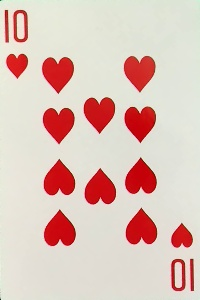
#> input picture retos_examenes/examen_parcial/data/imagenes_referencia/10_CORAZONES_1.jpg, 200 x 300 px, found by its file name; its folder holds 4 pictures in this run
$ python test_todas_rojas.py
#> lines starting #> are read from the running program, lines starting #| are printed output that depends on the picture
### retos_examenes/examen_parcial/config/settings.py
"""
Configuración global del proyecto de reconocimiento de cartas.
Centraliza todas las constantes para facilitar ajustes.

TÉCNICAS UTILIZADAS:
    ✅ Visión artificial clásica
    ✅ Template matching (correlación normalizada)
    ✅ Segmentación por color HSV
    ✅ Operaciones morfológicas
    ❌ SIN Machine Learning
    ❌ SIN Redes Neuronales
"""

import numpy as np
import os

RTSP_URL = 'rtsp://172.20.10.8:8080/h264.sdp'


# PARÁMETROS DE VISIÓN ARTIFICIAL


# Dimensiones normalizadas de la carta (en píxeles)
CARD_WIDTH = 200
CARD_HEIGHT = 300

# Región de Interés (ROI) para el valor y palo en la esquina superior izquierda
# Formato: (x_inicio, y_inicio, ancho, alto)
ROI_CORNER_VALUE = (0, 3, 85, 50)  # más ancho para capturar "10" completo
ROI_CORNER_SUIT = (5, 50, 40, 40)  # Sin cambios


# CALIBRACIÓN DE COLORES HSV (RESULTADO DE FASE 2)

# Estos valores deben ser actualizados después de ejecutar 1_calibrar_hsv.py
# IMPORTANTE: Estos valores son para DETECTAR EL TAPETE (fondo verde)

# VALORES ACTUALIZADOS DESDE TU CALIBRACIÓN:
LOWER_COLOR_FONDO = np.array([35, 153, 0])
UPPER_COLOR_FONDO = np.array([105, 255, 255])

# Valores HSV para detectar ROJOS (corazones y diamantes)
LOWER_RED_HSV_1 = np.array([0, 30, 30])    # Rojo en rango bajo
UPPER_RED_HSV_1 = np.array([15, 255, 255])
LOWER_RED_HSV_2 = np.array([150, 30, 30])  # Menos saturación
UPPER_RED_HSV_2 = np.array([179, 255, 255])


# PROCESAMIENTO DE IMAGEN


# Parámetros de GaussianBlur
BLUR_KERNEL_SIZE = (5, 5)
BLUR_SIGMA = 0  # 0 = calculado automáticamente

# Parámetros de umbralización
THRESHOLD_VALUE = 150      # Valor para separar carta del fondo
THRESHOLD_MAX = 255        # Valor máximo en imagen binaria

# Filtros de contornos
MIN_CONTOUR_AREA = 5000    # Área mínima para considerar una carta válida
EPSILON_FACTOR = 0.03      # Factor para aproximación poligonal (3% del perímetro)


# TEMPLATE MATCHING (TÉCNICA PRINCIPAL DE CLASIFICACIÓN)


# Dimensiones de los templates
TEMPLATE_VALUE_SIZE = (30, 50)   # Ancho x Alto para valores (AS, 2-10, J, Q, K)
TEMPLATE_SUIT_SIZE = (40, 40)    # Ancho x Alto para símbolos de palos

# Método de matching de OpenCV
# Opciones: cv2.TM_CCOEFF_NORMED, cv2.TM_CCORR_NORMED, cv2.TM_SQDIFF_NORMED
TEMPLATE_MATCHING_METHOD = 'TM_CCOEFF_NORMED'

# Umbral mínimo para considerar un match válido (0.0 a 1.0)
TEMPLATE_MATCH_THRESHOLD = 0.35


# RUTAS Y DIRECTORIOS


# Directorio base del proyecto
BASE_DIR = os.path.dirname(os.path.dirname(os.path.abspath(__file__)))

# Directorios de datos
DATA_DIR = os.path.join(BASE_DIR, 'data')
REFERENCE_DIR = os.path.join(DATA_DIR, 'imagenes_referencia')
TEMPLATES_DIR = os.path.join(DATA_DIR, 'templates')
TEMPLATES_VALUES_DIR = os.path.join(TEMPLATES_DIR, 'valores')
TEMPLATES_SUITS_DIR = os.path.join(TEMPLATES_DIR, 'palos')

# Crear directorios si no existen
for directory in [DATA_DIR, REFERENCE_DIR, TEMPLATES_DIR,
                TEMPLATES_VALUES_DIR, TEMPLATES_SUITS_DIR]:
    os.makedirs(directory, exist_ok=True)
#> further down, carta is the input picture: shape (300, 200, 3); mean B, G, R 185.9, 194.7, 222.4


# DEFINICIÓN DE CARTAS


# Valores de las cartas (en orden)
CARD_VALUES = ['AS', '2', '3', '4', '5', '6', '7', '8', '9', '10', 'J', 'Q', 'K']

# Palos de las cartas
CARD_SUITS = ['PICAS', 'CORAZONES', 'DIAMANTES', 'TREBOLES']

# Diccionario de colores por palo (para validación)
SUIT_COLORS = {
    'PICAS': 'negro',
    'CORAZONES': 'rojo',
    'DIAMANTES': 'rojo',
    'TREBOLES': 'negro'
}

# Todas las cartas posibles (52)
ALL_CARDS = [f"{value}_{suit}" for value in CARD_VALUES for suit in CARD_SUITS]


# PARÁMETROS DE VISUALIZACIÓN


# Colores para dibujar (formato BGR)
COLOR_GREEN = (0, 255, 0)      # Verde para contornos válidos
COLOR_RED = (0, 0, 255)        # Rojo para contornos inválidos
COLOR_BLUE = (255, 0, 0)       # Azul para ROIs
COLOR_YELLOW = (0, 255, 255)   # Amarillo para texto
COLOR_WHITE = (255, 255, 255)  # Blanco para texto principal

# Parámetros de texto
FONT = 'FONT_HERSHEY_SIMPLEX'
FONT_SCALE = 0.7
FONT_THICKNESS = 2

# Tamaño de ventanas de visualización
DISPLAY_WIDTH = 800
DISPLAY_HEIGHT = 600


# CONFIGURACIÓN DE CAPTURA


# Tiempo mínimo entre capturas (segundos)
CAPTURE_COOLDOWN = 0.5

# Número mínimo de capturas por carta recomendado
MIN_CAPTURES_PER_CARD = 4


# CONFIGURACIÓN DE LOGGING


# Nivel de logging: 'DEBUG', 'INFO', 'WARNING', 'ERROR'
LOG_LEVEL = 'INFO'

# Archivo de log
LOG_FILE = os.path.join(BASE_DIR, 'card_recognition.log')


# FUNCIONES AUXILIARES


def get_rtsp_url():
    """Retorna la URL RTSP configurada."""
    return RTSP_URL

# [45 lines left out: functions get_card_label, is_valid_card_label, print_config_summary, not called in this run]

# [2 lines that do not run on import are left out]

### retos_examenes/examen_parcial/src/vision/preprocessing.py
"""
Módulo de preprocesamiento de imágenes para detección de cartas.

Contiene funciones para:
    - Segmentación de cartas del fondo
    - Corrección de perspectiva
    - Normalización de dimensiones
    - Detección de múltiples cartas
"""

import cv2
import numpy as np
import sys
import os
sys.path.append(os.path.dirname(os.path.dirname(os.path.dirname(os.path.abspath(__file__)))))

from config.settings import (
    CARD_WIDTH, CARD_HEIGHT,
    LOWER_COLOR_FONDO, UPPER_COLOR_FONDO,
    BLUR_KERNEL_SIZE, BLUR_SIGMA,
    MIN_CONTOUR_AREA, EPSILON_FACTOR
)

# [219 lines left out: functions order_points, preprocess_and_warp, detect_multiple_cards, visualize_detection, not called in this run]


def extract_roi_region(warped_card, roi_coords):
    """
    Extrae una Región de Interés (ROI) de la carta normalizada.

    Args:
        warped_card (np.ndarray): Imagen de carta normalizada
        roi_coords (tuple): (x, y, width, height)

    Returns:
        np.ndarray: Región recortada
    """
#> called with roi_coords = (5, 50, 40, 40)
    x, y, w, h = roi_coords
    roi = warped_card[y:y+h, x:x+w]
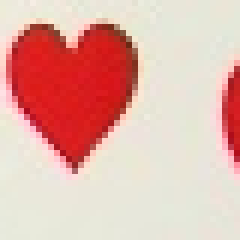
#> roi: shape (40, 40, 3) (shown 6 times larger); mean B, G, R 170.3, 179.5, 227
    return roi


def is_red_card(roi):
    """
    Determina si el ROI contiene un símbolo rojo.
    Método ratio MEJORADO con validación adicional.
    """
    mean_b = np.mean(roi[:,:,0])
#> mean_b = 170.3
    mean_g = np.mean(roi[:,:,1])
#> mean_g = 179.5
    mean_r = np.mean(roi[:,:,2])
#> mean_r = 227

    # Evitar división por cero
    if mean_b < 1 or mean_g < 1:
        return False

    # Método 1: Ratio
    ratio_r_g = mean_r / mean_g
#> ratio_r_g = 1.26
    ratio_r_b = mean_r / mean_b
#> ratio_r_b = 1.33
    criterio_ratio = (ratio_r_g > 1.03) and (ratio_r_b > 1.05)  # Más estricto
#> criterio_ratio = True

    # Método 2: Diferencia absoluta (para confirmar)
    diff_r_g = mean_r - mean_g
#> diff_r_g = 47.44
    diff_r_b = mean_r - mean_b
#> diff_r_b = 56.73
    criterio_diff = (diff_r_g > 15) and (diff_r_b > 20)
#> criterio_diff = True

    # Método 3: Rojo absoluto debe ser alto
    criterio_absoluto = mean_r > 210
#> criterio_absoluto = True

    # Es rojo si cumple AL MENOS 2 de 3 criterios
    votos = sum([criterio_ratio, criterio_diff, criterio_absoluto])
#> votos = 3
    es_rojo = votos >= 2
#> es_rojo = True

    return es_rojo
# [147 lines left out: functions binarize_roi, get_card_orientation, auto_rotate_card, show_processing_steps, save_debug_images, test_order_points and 1 more, not called in this run]


# [5 lines that do not run on import are left out]

### retos_examenes/examen_parcial/scripts/test_todas_rojas.py
import sys
import os
sys.path.append(os.path.dirname(os.path.dirname(os.path.abspath(__file__))))

import cv2
import numpy as np
from src.vision.preprocessing import is_red_card, extract_roi_region
from config.settings import ROI_CORNER_SUIT, CARD_WIDTH, CARD_HEIGHT

imagenes_dir = 'data/imagenes_referencia'
imagenes = [f for f in os.listdir(imagenes_dir) if f.endswith('.jpg')]

# Filtrar solo ROJAS (Corazones y Diamantes)
rojas = [img for img in imagenes if 'CORAZONES' in img or 'DIAMANTES' in img]

print(f"{'='*60}")
print(f"VERIFICANDO DETECCIÓN DE COLOR EN {len(rojas)} CARTAS ROJAS")
print(f"{'='*60}\n")

correctas = 0
incorrectas = 0

for img_name in sorted(rojas):
    img_path = os.path.join(imagenes_dir, img_name)
    carta = cv2.imread(img_path)
    carta = cv2.resize(carta, (CARD_WIDTH, CARD_HEIGHT))

    # Extraer ROI del palo
    roi_palo = extract_roi_region(carta, ROI_CORNER_SUIT)

    # Detectar color
    es_roja = is_red_card(roi_palo)
#> es_roja = True

    # Analizar BGR
    mean_b = np.mean(roi_palo[:,:,0])
#> mean_b = 170.3
    mean_g = np.mean(roi_palo[:,:,1])
#> mean_g = 179.5
    mean_r = np.mean(roi_palo[:,:,2])
#> mean_r = 227
    diff_r_g = mean_r - mean_g
#> diff_r_g = 47.44
    diff_r_b = mean_r - mean_b
#> diff_r_b = 56.73

    if es_roja:
        print(f"✅ {img_name:30s} → Rojo detectado (R-G={diff_r_g:.1f}, R-B={diff_r_b:.1f})")
#| ✅ 10_CORAZONES_1.jpg             → Rojo detectado (R-G=47.4, R-B=56.7)
        correctas += 1
    else:
        print(f"❌ {img_name:30s} → NO detectado  (R-G={diff_r_g:.1f}, R-B={diff_r_b:.1f})")
        incorrectas += 1
#> pass 2 of the loop `for img_name in sorted(rojas):`:
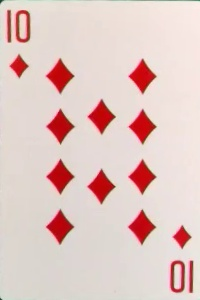
#> input picture retos_examenes/examen_parcial/data/imagenes_referencia/10_DIAMANTES_0.jpg, 200 x 300 px, found by its file name
#> carta is the input picture: shape (300, 200, 3); mean B, G, R 195.5, 200.3, 225.4
#> in extract_roi_region (call 2), `roi = warped_card[y:y+h, x:x+w]`:
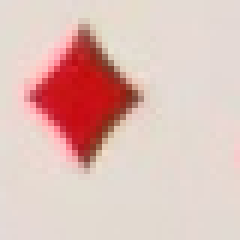
#> roi: shape (40, 40, 3) (shown 6 times larger); mean B, G, R 185.1, 191.7, 223.4
#> `mean_b = np.mean(roi_palo[:,:,0])`: mean_b = 185.1
#> `mean_g = np.mean(roi_palo[:,:,1])`: mean_g = 191.7
#> `mean_r = np.mean(roi_palo[:,:,2])`: mean_r = 223.4
#> `diff_r_g = mean_r - mean_g`: diff_r_g = 31.73
#> `diff_r_b = mean_r - mean_b`: diff_r_b = 38.25
#| ✅ 10_DIAMANTES_0.jpg             → Rojo detectado (R-G=31.7, R-B=38.2)
#> pass 3 of the loop `for img_name in sorted(rojas):`:
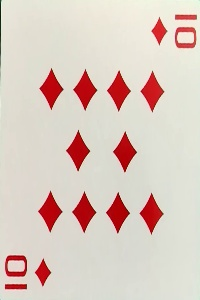
#> input picture retos_examenes/examen_parcial/data/imagenes_referencia/10_DIAMANTES_2.jpg, 200 x 300 px, found by its file name
#> carta is the input picture: shape (300, 200, 3); mean B, G, R 193.3, 202.7, 219.8
#> in extract_roi_region (call 3), `roi = warped_card[y:y+h, x:x+w]`:
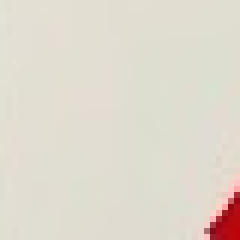
#> roi: shape (40, 40, 3) (shown 6 times larger); mean B, G, R 206, 217.4, 223.7
#> es_roja = False
#> `mean_b = np.mean(roi_palo[:,:,0])`: mean_b = 206
#> `mean_g = np.mean(roi_palo[:,:,1])`: mean_g = 217.4
#> `mean_r = np.mean(roi_palo[:,:,2])`: mean_r = 223.7
#> `diff_r_g = mean_r - mean_g`: diff_r_g = 6.28
#> `diff_r_b = mean_r - mean_b`: diff_r_b = 17.71
#| ❌ 10_DIAMANTES_2.jpg             → NO detectado  (R-G=6.3, R-B=17.7)

print(f"\n{'='*60}")
print(f"RESULTADO: {correctas}/{len(rojas)} correctas ({correctas/len(rojas)*100:.1f}%)")
if incorrectas > 0:
    print(f"⚠️  {incorrectas} cartas rojas NO fueron detectadas")
print(f"{'='*60}")
